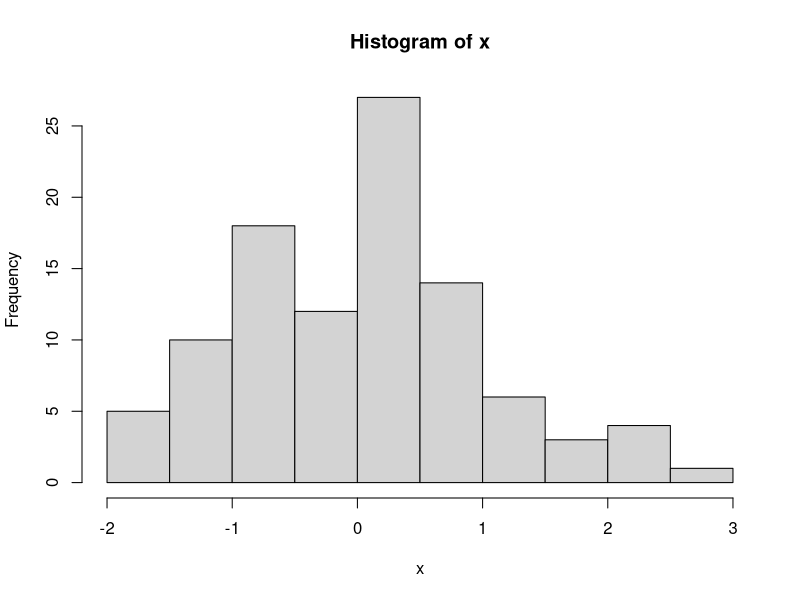

Reproduce this figure in R.
## ---- chunk 1
knitr::opts_chunk$set(echo = TRUE)
## ---- chunk 2
a <- Sys.time() 
print(paste0("Today is the ", a))
## ---- chunk 3
x <- rnorm(n = 100)
median(x)
mean(x)
var(x)
## ---- chunk 4
hist(x)
## ---- chunk 5
summary(cars)
